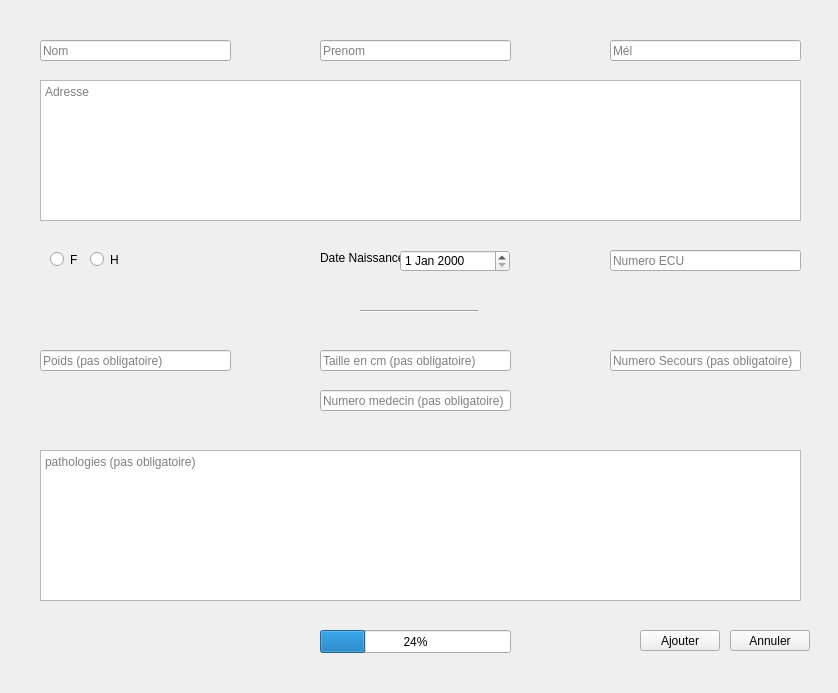
<?xml version="1.0" encoding="UTF-8"?>
<ui version="4.0">
 <class>ajouterClient</class>
 <widget class="QMainWindow" name="ajouterClient">
  <property name="geometry">
   <rect>
    <x>0</x>
    <y>0</y>
    <width>838</width>
    <height>693</height>
   </rect>
  </property>
  <property name="minimumSize">
   <size>
    <width>838</width>
    <height>693</height>
   </size>
  </property>
  <property name="maximumSize">
   <size>
    <width>838</width>
    <height>693</height>
   </size>
  </property>
  <property name="windowTitle">
   <string>Gestion Client - Ajouter Client</string>
  </property>
  <property name="windowIcon">
   <iconset>
    <normaloff>logo-domo.png</normaloff>logo-domo.png</iconset>
  </property>
  <widget class="QWidget" name="centralwidget">
   <widget class="QLineEdit" name="nom">
    <property name="geometry">
     <rect>
      <x>40</x>
      <y>40</y>
      <width>191</width>
      <height>21</height>
     </rect>
    </property>
    <property name="text">
     <string/>
    </property>
    <property name="placeholderText">
     <string>Nom</string>
    </property>
   </widget>
   <widget class="QLineEdit" name="prenom">
    <property name="geometry">
     <rect>
      <x>320</x>
      <y>40</y>
      <width>191</width>
      <height>21</height>
     </rect>
    </property>
    <property name="text">
     <string/>
    </property>
    <property name="placeholderText">
     <string>Prenom</string>
    </property>
   </widget>
   <widget class="QLineEdit" name="mail">
    <property name="geometry">
     <rect>
      <x>610</x>
      <y>40</y>
      <width>191</width>
      <height>21</height>
     </rect>
    </property>
    <property name="text">
     <string/>
    </property>
    <property name="placeholderText">
     <string>Mél</string>
    </property>
   </widget>
   <widget class="QTextEdit" name="textEdit">
    <property name="geometry">
     <rect>
      <x>40</x>
      <y>80</y>
      <width>761</width>
      <height>141</height>
     </rect>
    </property>
    <property name="html">
     <string>&lt;!DOCTYPE HTML PUBLIC &quot;-//W3C//DTD HTML 4.0//EN&quot; &quot;http://www.w3.org/TR/REC-html40/strict.dtd&quot;&gt;
&lt;html&gt;&lt;head&gt;&lt;meta name=&quot;qrichtext&quot; content=&quot;1&quot; /&gt;&lt;style type=&quot;text/css&quot;&gt;
p, li { white-space: pre-wrap; }
&lt;/style&gt;&lt;/head&gt;&lt;body style=&quot; font-family:'MS Shell Dlg 2'; font-size:8.25pt; font-weight:400; font-style:normal;&quot;&gt;
&lt;p style=&quot;-qt-paragraph-type:empty; margin-top:0px; margin-bottom:0px; margin-left:0px; margin-right:0px; -qt-block-indent:0; text-indent:0px;&quot;&gt;&lt;br /&gt;&lt;/p&gt;&lt;/body&gt;&lt;/html&gt;</string>
    </property>
    <property name="placeholderText">
     <string>Adresse</string>
    </property>
   </widget>
   <widget class="QRadioButton" name="femme">
    <property name="geometry">
     <rect>
      <x>50</x>
      <y>250</y>
      <width>31</width>
      <height>19</height>
     </rect>
    </property>
    <property name="text">
     <string>F</string>
    </property>
   </widget>
   <widget class="QRadioButton" name="homme">
    <property name="geometry">
     <rect>
      <x>90</x>
      <y>250</y>
      <width>41</width>
      <height>19</height>
     </rect>
    </property>
    <property name="text">
     <string>H</string>
    </property>
   </widget>
   <widget class="QLabel" name="label">
    <property name="geometry">
     <rect>
      <x>320</x>
      <y>250</y>
      <width>81</width>
      <height>16</height>
     </rect>
    </property>
    <property name="text">
     <string>Date Naissance</string>
    </property>
   </widget>
   <widget class="QDateEdit" name="dateNaissance">
    <property name="geometry">
     <rect>
      <x>400</x>
      <y>250</y>
      <width>110</width>
      <height>22</height>
     </rect>
    </property>
   </widget>
   <widget class="QLineEdit" name="numeroECU">
    <property name="geometry">
     <rect>
      <x>610</x>
      <y>250</y>
      <width>191</width>
      <height>21</height>
     </rect>
    </property>
    <property name="text">
     <string/>
    </property>
    <property name="placeholderText">
     <string>Numero ECU</string>
    </property>
   </widget>
   <widget class="QLineEdit" name="poids">
    <property name="geometry">
     <rect>
      <x>40</x>
      <y>350</y>
      <width>191</width>
      <height>21</height>
     </rect>
    </property>
    <property name="text">
     <string/>
    </property>
    <property name="placeholderText">
     <string>Poids (pas obligatoire)</string>
    </property>
   </widget>
   <widget class="QLineEdit" name="taille">
    <property name="geometry">
     <rect>
      <x>320</x>
      <y>350</y>
      <width>191</width>
      <height>21</height>
     </rect>
    </property>
    <property name="text">
     <string/>
    </property>
    <property name="placeholderText">
     <string>Taille en cm (pas obligatoire)</string>
    </property>
   </widget>
   <widget class="QLineEdit" name="numeroSecours">
    <property name="geometry">
     <rect>
      <x>610</x>
      <y>350</y>
      <width>191</width>
      <height>21</height>
     </rect>
    </property>
    <property name="text">
     <string/>
    </property>
    <property name="placeholderText">
     <string>Numero Secours (pas obligatoire)</string>
    </property>
   </widget>
   <widget class="QLineEdit" name="numeroMedecin">
    <property name="geometry">
     <rect>
      <x>320</x>
      <y>390</y>
      <width>191</width>
      <height>21</height>
     </rect>
    </property>
    <property name="text">
     <string/>
    </property>
    <property name="placeholderText">
     <string>Numero medecin (pas obligatoire)</string>
    </property>
   </widget>
   <widget class="Line" name="line">
    <property name="geometry">
     <rect>
      <x>360</x>
      <y>310</y>
      <width>118</width>
      <height>3</height>
     </rect>
    </property>
    <property name="orientation">
     <enum>Qt::Horizontal</enum>
    </property>
   </widget>
   <widget class="QTextEdit" name="textEdit_2">
    <property name="geometry">
     <rect>
      <x>40</x>
      <y>450</y>
      <width>761</width>
      <height>151</height>
     </rect>
    </property>
    <property name="html">
     <string>&lt;!DOCTYPE HTML PUBLIC &quot;-//W3C//DTD HTML 4.0//EN&quot; &quot;http://www.w3.org/TR/REC-html40/strict.dtd&quot;&gt;
&lt;html&gt;&lt;head&gt;&lt;meta name=&quot;qrichtext&quot; content=&quot;1&quot; /&gt;&lt;style type=&quot;text/css&quot;&gt;
p, li { white-space: pre-wrap; }
&lt;/style&gt;&lt;/head&gt;&lt;body style=&quot; font-family:'MS Shell Dlg 2'; font-size:8.25pt; font-weight:400; font-style:normal;&quot;&gt;
&lt;p style=&quot;-qt-paragraph-type:empty; margin-top:0px; margin-bottom:0px; margin-left:0px; margin-right:0px; -qt-block-indent:0; text-indent:0px;&quot;&gt;&lt;br /&gt;&lt;/p&gt;&lt;/body&gt;&lt;/html&gt;</string>
    </property>
    <property name="placeholderText">
     <string>pathologies (pas obligatoire)</string>
    </property>
   </widget>
   <widget class="QPushButton" name="ajouter">
    <property name="geometry">
     <rect>
      <x>640</x>
      <y>630</y>
      <width>80</width>
      <height>21</height>
     </rect>
    </property>
    <property name="text">
     <string>Ajouter</string>
    </property>
   </widget>
   <widget class="QPushButton" name="annuler">
    <property name="geometry">
     <rect>
      <x>730</x>
      <y>630</y>
      <width>80</width>
      <height>21</height>
     </rect>
    </property>
    <property name="text">
     <string>Annuler</string>
    </property>
   </widget>
   <widget class="QLabel" name="label_2">
    <property name="geometry">
     <rect>
      <x>440</x>
      <y>140</y>
      <width>741</width>
      <height>601</height>
     </rect>
    </property>
    <property name="text">
     <string notr="true"/>
    </property>
    <property name="pixmap">
     <pixmap>../build-wifiEditor-Desktop_Qt_5_9_6_MinGW_32bit-Debug/logo-domo3.png</pixmap>
    </property>
    <property name="scaledContents">
     <bool>true</bool>
    </property>
   </widget>
   <widget class="QProgressBar" name="progressBar">
    <property name="geometry">
     <rect>
      <x>320</x>
      <y>630</y>
      <width>191</width>
      <height>23</height>
     </rect>
    </property>
    <property name="value">
     <number>24</number>
    </property>
   </widget>
   <zorder>label_2</zorder>
   <zorder>nom</zorder>
   <zorder>prenom</zorder>
   <zorder>mail</zorder>
   <zorder>textEdit</zorder>
   <zorder>femme</zorder>
   <zorder>homme</zorder>
   <zorder>label</zorder>
   <zorder>dateNaissance</zorder>
   <zorder>numeroECU</zorder>
   <zorder>poids</zorder>
   <zorder>taille</zorder>
   <zorder>numeroSecours</zorder>
   <zorder>numeroMedecin</zorder>
   <zorder>line</zorder>
   <zorder>textEdit_2</zorder>
   <zorder>ajouter</zorder>
   <zorder>annuler</zorder>
   <zorder>progressBar</zorder>
  </widget>
 </widget>
 <resources/>
 <connections/>
</ui>
